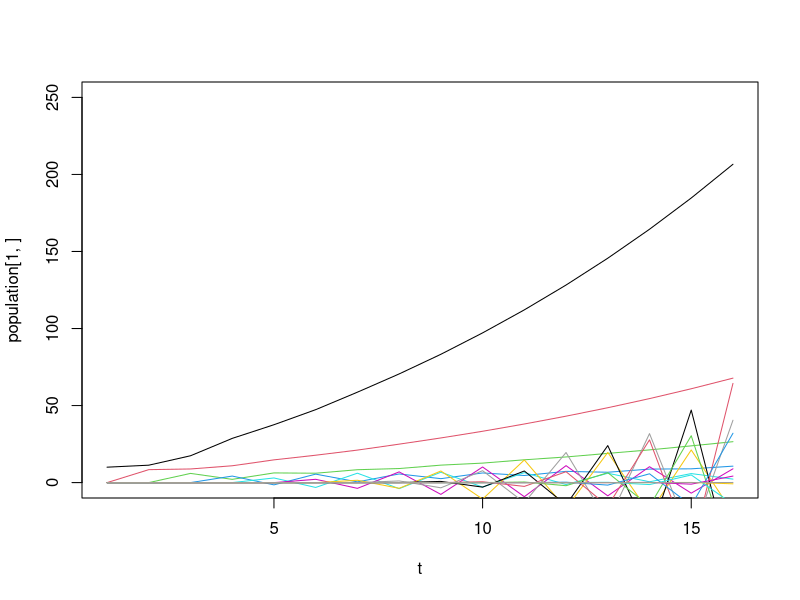
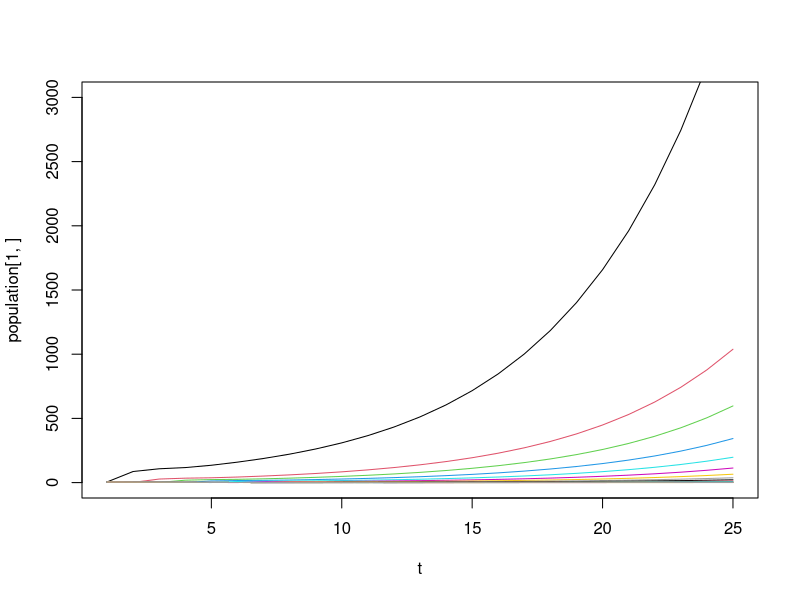

Write the R code that produced these figures, in order.
## ---- chunk 1
# manually set the 16*16 matrix for the base model
h <- 0.5033415
r1 <- 0.63
r2 <- 1.2
s1 <- 0.34
s2 <- 0.71
A1 <- c(r1, r1, r2, r2,r2,r2,r2,r2,r2,r2,r2,r2,r2,r2,r2,r2)
A2 <- rep(0, times = 16)
A2[1] <- s1
A3 <- rep(0, times = 16)
A3[2] <- s2
A4 <- rep(0, times = 16)
A4[3] <- s2
A5 <- rep(0, times = 16)
A5[4] <- s2
A6 <- rep(0, times = 16)
A6[5] <- s2
A7 <- rep(0, times = 16)
A7[6] <- s2
A8 <- rep(0, times = 16)
A8[7] <- s2
A9 <- rep(0, times = 16)
A9[8] <- s2
A10 <- rep(0, times = 16)
A10[9] <- s2
A11 <- rep(0, times = 16)
A11[10] <- s2
A12 <- rep(0, times = 16)
A12[11] <- s2
A13 <- rep(0, times = 16)
A13[12] <- s2
A14 <- rep(0, times = 16)
A14[13] <- s2
A15 <- rep(0, times = 16)
A15[14] <- s2
A16 <- rep(0, times = 16)
A16[15] <- s2
combined <- rbind(A1, A2, A3, A4, A5, A6, A7, A8, A9, A10, A11, A12, A13, A14, A15, A16)
parameter_matrix <- matrix(combined, nrow = 16, ncol = 16)

for (i in 3:16) {
  parameter_matrix[i,i] <- -h
}
parameter_matrix


eigen(parameter_matrix)
eigen(parameter_matrix)$values[1]
## ---- chunk 2
h <- 0.5033415
r1 <- 0.6
r2 <- 1.15
s1 <- 0.32
s2 <- 0.68
A1 <- c(r1, r1, r2, r2,r2,r2,r2,r2,r2,r2,r2,r2,r2,r2,r2,r2)
A2 <- rep(0, times = 16)
A2[1] <- s1
A3 <- rep(0, times = 16)
A3[2] <- s2
A4 <- rep(0, times = 16)
A4[3] <- s2
A5 <- rep(0, times = 16)
A5[4] <- s2
A6 <- rep(0, times = 16)
A6[5] <- s2
A7 <- rep(0, times = 16)
A7[6] <- s2
A8 <- rep(0, times = 16)
A8[7] <- s2
A9 <- rep(0, times = 16)
A9[8] <- s2
A10 <- rep(0, times = 16)
A10[9] <- s2
A11 <- rep(0, times = 16)
A11[10] <- s2
A12 <- rep(0, times = 16)
A12[11] <- s2
A13 <- rep(0, times = 16)
A13[12] <- s2
A14 <- rep(0, times = 16)
A14[13] <- s2
A15 <- rep(0, times = 16)
A15[14] <- s2
A16 <- rep(0, times = 16)
A16[15] <- s2
combined <- rbind(A1, A2, A3, A4, A5, A6, A7, A8, A9, A10, A11, A12, A13, A14, A15, A16)
parameter_matrix <- matrix(combined, nrow = 16, ncol = 16)

for (i in 3:16) {
  parameter_matrix[i,i] <- -h
}
parameter_matrix


eigen(parameter_matrix)
eigen(parameter_matrix)$values[1]
## ---- chunk 3

# calculate eigenvalues of the parameter matrix
eigen(parameter_matrix)
eigen(parameter_matrix)$values[1]
## ---- chunk 4
# best case parameters
r1 <- 0.63
r2 <- 1.2
s1 <- 0.34
s2 <- 0.71
c <- 5
h <- 0.7

t <- seq(1, 16, by =1)
population <- matrix(rep(NA, times = 16*length(t)), ncol = length(t), nrow = 16)
# row: age level
# col: time

# set inital value
population[1,1] <- 10 # initial value of age 1
for (i in 2:16) {
  population[i,1] <- 0
}

# calculate population at each time step
for (i in 2:length(t)) {
  population[1,i] <- r1*sum(population[1:2, i-1]) + r2*sum(population[3:16, i-1]) + c
  population[2,i] <- s1*population[1,i-1] +c 
  for (j in 3:4) {
    population[j,i] <- s2*population[j-1,i-1] -h*population[j, i-1]
  }
  for (j in 5:16) {
    population[j,i] <- s2*population[j-1,i-1] -h*population[j, i-1]
  }
}

population <- as.data.frame(population)


plot(t, population[1,], type = "l", col = 1, ylim = c(0,250))
for (i in 2:16) {
  lines(t, population[i,], col =i)
}
#legend("right", legend = c("A1", "A2", "A3","A4","A5","A6","A7","A8","A9","A10","A11","A12","A13","A14", "A15", "A16"),
       #col = seq(1,16,1), lwd=1)
## ---- chunk 5
# best case parameters
r1 <- 0.6
r2 <- 1.15
s1 <- 0.32
s2 <- 0.68

t <- seq(1, 25, by =1)
population <- matrix(rep(NA, times = 16*length(t)), ncol = length(t), nrow = 16)
# row: age level
# col: time

# set initial value
population[1,1] <- 5 # initial value of age 1
for (i in 2:16) {
  population[i,1] <- 5
}
for (i in 2:length(t)) {
  population[1,i] <- r1*sum(population[1:2, i-1]) + r2*sum(population[3:16, i-1])
  population[2,i] <- s1*population[1,i-1]
  for (j in 3:16) {
    population[j,i] <- s2*population[j-1,i-1]
  }
}
plot(t, population[1,], type = "l", ylim = c(0, 3000))
for (i in 2:16) {
  lines(t, population[i,], col = i)
}
## ---- chunk 6

